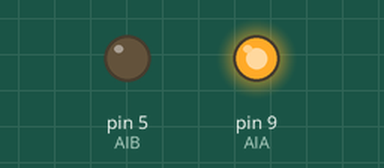
The sketch below on a simulated Arduino Uno, built with avr-gcc and run on an emulated ATmega328P. On the bench: output pins drawn as LEDs (lit = HIGH).

Above: at 1.0 s.
At 3.0 s:
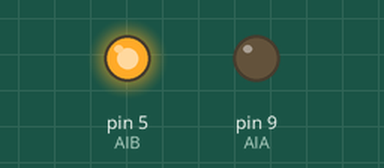
Timing chart, 0 to 5.2 s (numbered marks = the images above):
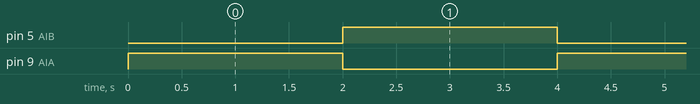

Measured:
- by itself, pin 5 (AIB), pin 9 (AIA): alternates HIGH for 2.0 s and LOW for 2.0 s

The sketch:

_9110_single.motor.demo.ino
```cpp
/*

runs forward and backward in const speed
seems not quite finished project

 http://www.bajdi.com
 L9110 motor driver controlling 2 small DC motors
 */

const int AIA = 9;  // (pwm) pin 9 connected to pin A-IA
const int AIB = 5;  // (pwm) pin 5 connected to pin A-IB

byte speed = 255;  // change this (0-255) to control the speed of the motors

void setup() {
  pinMode(AIA, OUTPUT); // set pins to output
  pinMode(AIB, OUTPUT);
}

void loop() {
  forward();
  delay(2000);
  backward();
  delay(2000);
}

void backward()
{
  analogWrite(AIA, 0);
  analogWrite(AIB, speed);
}

void forward()
{
  analogWrite(AIA, speed);
  analogWrite(AIB, 0);
}
```
